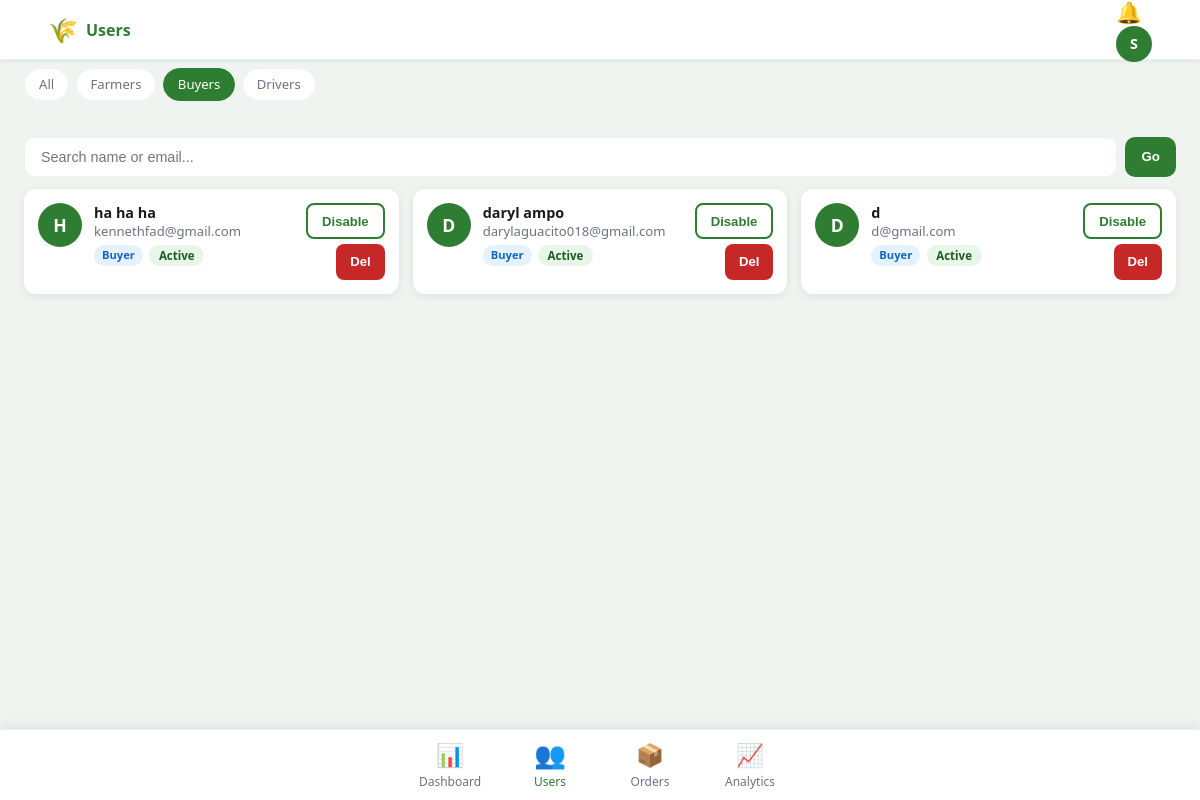
The app's page /admin/users?role=buyer (signed in) with its own data.
### tables this page shows
CREATE TABLE users (
    id              INTEGER PRIMARY KEY AUTOINCREMENT,
    full_name       TEXT    NOT NULL,
    email           TEXT    NOT NULL UNIQUE,
    password_hash   TEXT    NOT NULL,
    role            TEXT    NOT NULL DEFAULT 'buyer' CHECK(role IN ('admin','farmer','buyer','driver')),
    phone           TEXT,
    address         TEXT,
    lat             REAL,
    lng             REAL,
    profile_photo   TEXT,
    is_approved     INTEGER NOT NULL DEFAULT 0,
    is_active       INTEGER NOT NULL DEFAULT 1,
    created_at      TEXT    DEFAULT (datetime('now','localtime'))
);

### routes/admin.py (the view)
@admin_bp.route('/users')
@admin_required
def users():
    role   = request.args.get('role', '')
    search = request.args.get('q', '').strip()
    where, params = [], []
    if role:
        where.append("role=?"); params.append(role)
    if search:
        where.append("(full_name LIKE ? OR email LIKE ?)")
        params += [f'%{search}%', f'%{search}%']
    w = ('WHERE ' + ' AND '.join(where)) if where else ''
    users = query(f"SELECT * FROM users {w} ORDER BY created_at DESC", params, fetchall=True) or []
    return render_template('admin/users.html', users=users, role_filter=role, search=search)

### db.py (called while the page is built)
def get_db():
    if 'db' not in g:
        db = sqlite3.connect(DB_PATH)
        db.row_factory = sqlite3.Row   # dict-like rows
        db.execute("PRAGMA journal_mode=WAL")
        db.execute("PRAGMA foreign_keys=ON")
        g.db = db
    return g.db

def query(sql, params=None, fetchone=False, fetchall=False, commit=False):
    sql = sql.replace('%s', '?')
    db  = get_db()
    cur = db.execute(sql, params or ())
    result = None
    if fetchone:
        row = cur.fetchone()
        result = dict(row) if row else None
    elif fetchall:
        rows = cur.fetchall()
        result = [dict(r) for r in rows]
    if commit:
        db.commit()
        result = cur.lastrowid
    return result

### extensions.py (called while the page is built)
@login_manager.user_loader
def load_user(uid):
    row = query('SELECT * FROM users WHERE id=%s', (uid,), fetchone=True)
    return User(row) if row else None

    @property
    def is_authenticated(self): return True

### routes/admin.py (called while the page is built)
def admin_required(f):
    @wraps(f)
    @login_required
    def decorated(*a, **kw):
        if current_user.role != 'admin':
            flash('Admin access required.', 'error')
            return redirect(url_for('auth.login'))
        return f(*a, **kw)
    return decorated

### templates/admin/users.html (shortened to what this page needs)
{% extends 'base.html' %}
{% block page_title %}Users{% endblock %}
{% block content %}
<div class="filter-tabs">
  {% for r, label in [('','All'),('farmer','Farmers'),('buyer','Buyers'),('driver','Drivers')] %}
  <a href="{{ url_for('admin.users', role=r) }}" class="filter-tab {% if role_filter == r %}active{% endif %}">{{ label }}</a>
  {% endfor %}
</div>
<div class="search-bar-wrap">
  <form method="get" class="search-form">
    <input type="text" name="q" value="{{ search }}" placeholder="Search name or email..." class="search-input">
    <button type="submit" class="search-btn">Go</button>
  </form>
</div>
<div class="manage-list">
  {% for u in users %}
  <div class="user-card">
    <div class="user-avatar">{{ u.full_name[0].upper() }}</div>
    <div class="user-info">
      <div class="user-name">{{ u.full_name }}</div>
      <div class="muted">{{ u.email }}</div>
      <div class="user-meta">
        <span class="role-badge role-{{ u.role }}">{{ u.role|capitalize }}</span>
        {% if not u.is_approved and u.role != 'buyer' %}
        <span class="status-pill status-pending">Pending</span>
        {% elif u.is_active %}
        <span class="status-pill status-delivered">Active</span>
        {% else %}
        <span class="status-pill status-cancelled">Inactive</span>
        {% endif %}
      </div>
    </div>
    <div class="user-actions">
      <form method="post" action="{{ url_for('admin.toggle_user', uid=u.id) }}">
        <button type="submit" class="btn btn-sm btn-outline">{{ 'Disable' if u.is_active else 'Enable' }}</button>
      </form>
      {% if u.id != current_user.id %}
      <form method="post" action="{{ url_for('admin.delete_user', uid=u.id) }}" onsubmit="return confirm('Delete user?')">
        <button type="submit" class="btn btn-sm btn-danger">Del</button>
      </form>
      {% endif %}
    </div>
  </div>
  {% endfor %}
</div>
{% endblock %}

### templates/base.html (shortened to what this page needs)
<!DOCTYPE html>
<html lang="en">
<head>
<link rel="stylesheet" href="{{ url_for('static', filename='css/app.css') }}">
</head>
<body class="role-{{ current_user.role if current_user.is_authenticated else 'guest' }}">
{% if current_user.is_authenticated %}
<header class="app-bar">
  <div class="app-bar-left">
    {% block app_bar_left %}
    <span class="app-logo">🌾</span>
    <span class="app-title">{% block page_title %}AgriMarket{% endblock %}</span>
    {% endblock %}
  </div>
  <div class="app-bar-right">
    <a href="{{ url_for('notif.index') }}" class="notif-icon" id="notifIcon">
    </a>
    <div class="avatar-btn" onclick="toggleMenu()">
      {{ current_user.full_name[0].upper() }}
    </div>
  </div>
</header>
<main class="page-content {% block content_class %}{% endblock %}">
  {% block content %}{% endblock %}
</main>
{% block bottom_nav %}
<nav class="bottom-nav">
  {% if current_user.role in ('buyer','farmer') %}
  <a href="{{ url_for('buyer.home') }}" class="bnav-item {% if request.endpoint == 'buyer.home' %}active{% endif %}">
    <span class="bnav-icon">🏠</span><span class="bnav-label">Home</span>
  </a>
  {% if current_user.role == 'farmer' %}
  <a href="{{ url_for('farmer.dashboard') }}" class="bnav-item {% if 'farmer' in request.endpoint %}active{% endif %}">
    <span class="bnav-icon">🌱</span><span class="bnav-label">Farm</span>
  </a>
  {% endif %}
  <a href="{{ url_for('buyer.cart') }}" class="bnav-item {% if request.endpoint == 'buyer.cart' %}active{% endif %}">
    <span class="bnav-icon">🛒</span><span class="bnav-label">Cart</span>
  </a>
  <a href="{{ url_for('buyer.orders') }}" class="bnav-item {% if request.endpoint in ('buyer.orders','buyer.order_detail') %}active{% endif %}">
    <span class="bnav-icon">📦</span><span class="bnav-label">Orders</span>
  </a>
  <a href="{{ url_for('msg.inbox') }}" class="bnav-item {% if 'msg.' in request.endpoint %}active{% endif %}" style="position:relative">
    <span class="bnav-icon">💬</span><span class="bnav-label">Messages</span>
    <span class="msg-nav-badge" id="msgNavBadge" style="display:none"></span>
  </a>
  <a href="{{ url_for('notif.index') }}" class="bnav-item {% if request.endpoint == 'notif.index' %}active{% endif %}">
    <span class="bnav-icon">🔔</span><span class="bnav-label">Alerts</span>
  </a>
  <a href="{{ url_for('buyer.profile') }}" class="bnav-item {% if request.endpoint == 'buyer.profile' %}active{% endif %}">
    <span class="bnav-icon">👤</span><span class="bnav-label">Profile</span>
  </a>
  {% elif current_user.role == 'admin' %}
  <a href="{{ url_for('admin.dashboard') }}" class="bnav-item {% if request.endpoint == 'admin.dashboard' %}active{% endif %}">
    <span class="bnav-icon">📊</span><span class="bnav-label">Dashboard</span>
  </a>
  <a href="{{ url_for('admin.users') }}" class="bnav-item {% if request.endpoint == 'admin.users' %}active{% endif %}">
    <span class="bnav-icon">👥</span><span class="bnav-label">Users</span>
  </a>
  <a href="{{ url_for('admin.orders') }}" class="bnav-item {% if request.endpoint == 'admin.orders' %}active{% endif %}">
    <span class="bnav-icon">📦</span><span class="bnav-label">Orders</span>
  </a>
  <a href="{{ url_for('admin.analytics') }}" class="bnav-item {% if request.endpoint == 'admin.analytics' %}active{% endif %}">
    <span class="bnav-icon">📈</span><span class="bnav-label">Analytics</span>
  </a>
  {% endif %}
</nav>
{% endblock %}
{% else %}
<main class="auth-page">{% block auth_content %}{% endblock %}</main>
{% endif %}
</body>
</html>

### records on screen
users: full_name "S"
users: full_name "H", full_name "ha ha ha", email "kennethfad@gmail.com", role "Buyer", is_approved "Active", is_active "Disable"
users: full_name "D", full_name "daryl ampo", email "darylaguacito018@gmail.com", role "Buyer", is_approved "Active", is_active "Disable"
users: full_name "D", full_name "d", email "d@gmail.com", role "Buyer", is_approved "Active", is_active "Disable"

### other values on screen
{{ label }} "All" "Farmers" "Buyers" "Drivers"
